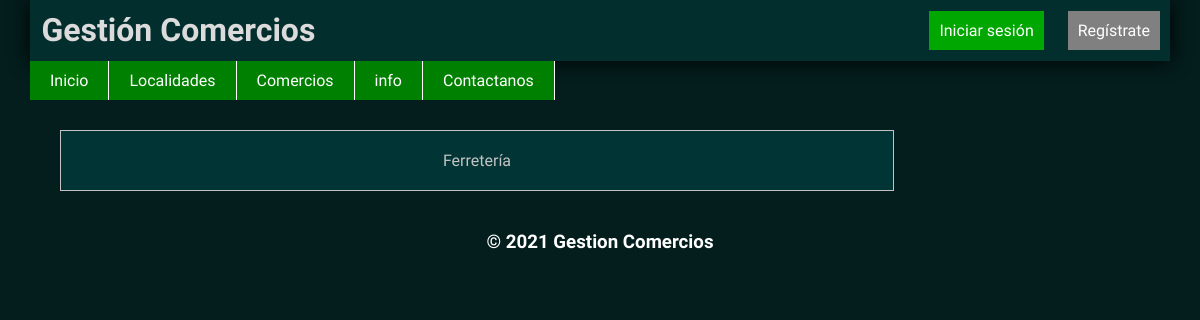
Before: /comercios with the older database file.
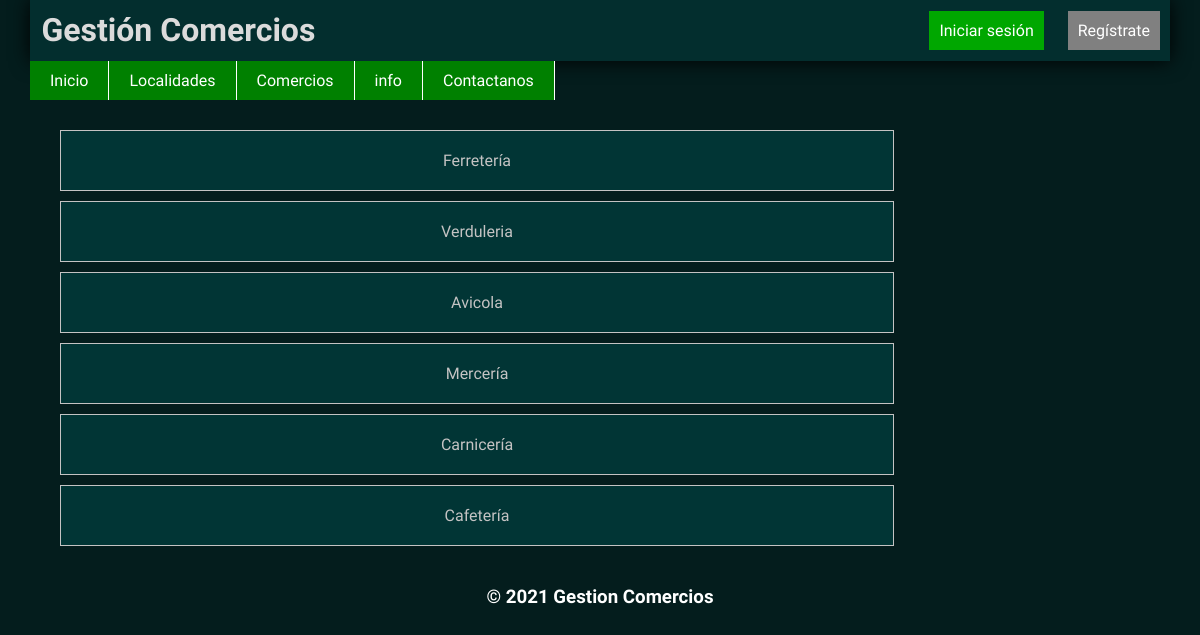
After: the same page with the newer database file.
### GestionComerciosApp/models.py (models this page shows, shortened)
class ComercioForms(models.Model):
    comercio = models.CharField(max_length=150)

### GestionComerciosApp/views.py (the view)
# urls.py: path('comercios',comercios, name='comercios'),
def comercios(request):
    form = ComercioForms.objects.all()
    return render(request, 'comercios.html',{'form':form})

### GestionComerciosApp/templates/comercios.html
{% extends 'base.html'%}
{% load static %}
{% block section %}
<ul class="menu">
    {% for f in form %}
    <li><a href="">{{ f.comercio }}</a></li>
    {% endfor %}
</ul>
{% endblock %}

Changed rows visible on the page:
added ComercioForms: comercio "Verduleria"
added ComercioForms: comercio "Avicola"
added ComercioForms: comercio "Mercería"
added ComercioForms: comercio "Carnicería"
added ComercioForms: comercio "Cafetería"
